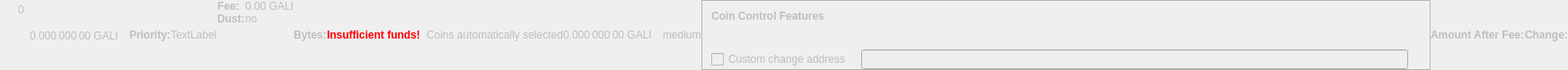
    <widget class="QWidget" name="dummyHideWidget" native="true">
     <property name="enabled">
      <bool>false</bool>
     </property>
     <property name="maximumSize">
      <size>
       <width>100</width>
       <height>22</height>
      </size>
     </property>
     <layout class="QHBoxLayout" name="dummyHideLayout">
      <property name="spacing">
       <number>0</number>
      </property>
      <property name="margin">
       <number>0</number>
      </property>
      <item>
       <layout class="QFormLayout" name="formLayoutCoinControl1">
        <property name="horizontalSpacing">
         <number>10</number>
        </property>
        <property name="verticalSpacing">
         <number>14</number>
        </property>
        <property name="leftMargin">
         <number>10</number>
        </property>
        <property name="topMargin">
         <number>4</number>
        </property>
        <property name="rightMargin">
         <number>6</number>
        </property>
        <item row="0" column="1">
         <widget class="QLabel" name="labelCoinControlBytes">
          <property name="cursor">
           <cursorShape>IBeamCursor</cursorShape>
          </property>
          <property name="contextMenuPolicy">
           <enum>Qt::ActionsContextMenu</enum>
          </property>
          <property name="text">
           <string notr="true">0</string>
          </property>
          <property name="textInteractionFlags">
           <set>Qt::LinksAccessibleByMouse|Qt::TextSelectableByKeyboard|Qt::TextSelectableByMouse</set>
          </property>
         </widget>
        </item>
       </layout>
      </item>
      <item>
       <widget class="QLabel" name="labelCoinControlAfterFee">
        <property name="enabled">
         <bool>false</bool>
        </property>
        <property name="sizePolicy">
         <sizepolicy hsizetype="Fixed" vsizetype="Fixed">
          <horstretch>0</horstretch>
          <verstretch>0</verstretch>
         </sizepolicy>
        </property>
        <property name="minimumSize">
         <size>
          <width>111</width>
          <height>12</height>
         </size>
        </property>
        <property name="maximumSize">
         <size>
          <width>111</width>
          <height>12</height>
         </size>
        </property>
        <property name="cursor">
         <cursorShape>IBeamCursor</cursorShape>
        </property>
        <property name="contextMenuPolicy">
         <enum>Qt::ActionsContextMenu</enum>
        </property>
        <property name="text">
         <string notr="true">0.000 000 00 GALI</string>
        </property>
        <property name="textInteractionFlags">
         <set>Qt::LinksAccessibleByMouse|Qt::TextSelectableByKeyboard|Qt::TextSelectableByMouse</set>
        </property>
       </widget>
      </item>
      <item>
       <widget class="QLabel" name="labelCoinControlPriorityText">
        <property name="enabled">
         <bool>false</bool>
        </property>
        <property name="font">
         <font>
          <weight>75</weight>
          <bold>true</bold>
         </font>
        </property>
        <property name="text">
         <string>Priority:</string>
        </property>
       </widget>
      </item>
      <item>
       <layout class="QHBoxLayout" name="horizontalLayout">
        <item>
         <widget class="QLabel" name="WarningLabel">
          <property name="text">
           <string>TextLabel</string>
          </property>
         </widget>
        </item>
       </layout>
      </item>
      <item>
       <layout class="QFormLayout" name="formLayoutCoinControl3">
        <property name="horizontalSpacing">
         <number>0</number>
        </property>
        <property name="verticalSpacing">
         <number>0</number>
        </property>
        <property name="leftMargin">
         <number>0</number>
        </property>
        <property name="topMargin">
         <number>0</number>
        </property>
        <property name="rightMargin">
         <number>0</number>
        </property>
        <item row="0" column="0">
         <widget class="QLabel" name="labelCoinControlFeeText">
          <property name="enabled">
           <bool>false</bool>
          </property>
          <property name="font">
           <font>
            <weight>75</weight>
            <bold>true</bold>
           </font>
          </property>
          <property name="text">
           <string>Fee:</string>
          </property>
          <property name="margin">
           <number>0</number>
          </property>
         </widget>
        </item>
        <item row="0" column="1">
         <widget class="QLabel" name="labelCoinControlFee">
          <property name="enabled">
           <bool>false</bool>
          </property>
          <property name="cursor">
           <cursorShape>IBeamCursor</cursorShape>
          </property>
          <property name="contextMenuPolicy">
           <enum>Qt::ActionsContextMenu</enum>
          </property>
          <property name="text">
           <string notr="true">0.00 GALI</string>
          </property>
          <property name="textInteractionFlags">
           <set>Qt::LinksAccessibleByMouse|Qt::TextSelectableByKeyboard|Qt::TextSelectableByMouse</set>
          </property>
         </widget>
        </item>
        <item row="1" column="0">
         <widget class="QLabel" name="labelCoinControlLowOutputText">
          <property name="enabled">
           <bool>false</bool>
          </property>
          <property name="font">
           <font>
            <weight>75</weight>
            <bold>true</bold>
           </font>
          </property>
          <property name="text">
           <string>Dust:</string>
          </property>
         </widget>
        </item>
        <item row="1" column="1">
         <widget class="QLabel" name="labelCoinControlLowOutput">
          <property name="enabled">
           <bool>false</bool>
          </property>
          <property name="cursor">
           <cursorShape>IBeamCursor</cursorShape>
          </property>
          <property name="contextMenuPolicy">
           <enum>Qt::ActionsContextMenu</enum>
          </property>
          <property name="text">
           <string>no</string>
          </property>
          <property name="textInteractionFlags">
           <set>Qt::LinksAccessibleByMouse|Qt::TextSelectableByKeyboard|Qt::TextSelectableByMouse</set>
          </property>
         </widget>
        </item>
       </layout>
      </item>
      <item>
       <widget class="QLabel" name="labelCoinControlBytesText">
        <property name="enabled">
         <bool>false</bool>
        </property>
        <property name="font">
         <font>
          <weight>75</weight>
          <bold>true</bold>
         </font>
        </property>
        <property name="text">
         <string>Bytes:</string>
        </property>
       </widget>
      </item>
      <item>
       <layout class="QFormLayout" name="formLayoutCoinControl2">
        <property name="horizontalSpacing">
         <number>0</number>
        </property>
        <property name="verticalSpacing">
         <number>0</number>
        </property>
        <property name="leftMargin">
         <number>0</number>
        </property>
        <property name="topMargin">
         <number>0</number>
        </property>
        <property name="rightMargin">
         <number>0</number>
        </property>
       </layout>
      </item>
      <item>
       <layout class="QHBoxLayout" name="horizontalLayoutCoinControl2">
        <property name="spacing">
         <number>0</number>
        </property>
        <property name="bottomMargin">
         <number>0</number>
        </property>
       </layout>
      </item>
      <item>
       <widget class="QLabel" name="labelCoinControlInsuffFunds">
        <property name="enabled">
         <bool>false</bool>
        </property>
        <property name="minimumSize">
         <size>
          <width>0</width>
          <height>0</height>
         </size>
        </property>
        <property name="font">
         <font>
          <weight>75</weight>
          <bold>true</bold>
         </font>
        </property>
        <property name="styleSheet">
         <string notr="true">color:red;font-weight:bold;</string>
        </property>
        <property name="text">
         <string>Insufficient funds!</string>
        </property>
        <property name="margin">
         <number>5</number>
        </property>
       </widget>
      </item>
      <item>
       <layout class="QFormLayout" name="formLayoutCoinControl4">
        <property name="horizontalSpacing">
         <number>0</number>
        </property>
        <property name="verticalSpacing">
         <number>0</number>
        </property>
        <property name="leftMargin">
         <number>0</number>
        </property>
        <property name="topMargin">
         <number>0</number>
        </property>
        <property name="rightMargin">
         <number>0</number>
        </property>
       </layout>
      </item>
      <item>
       <widget class="QLabel" name="labelCoinControlChangeLabel">
        <property name="enabled">
         <bool>false</bool>
        </property>
        <property name="sizePolicy">
         <sizepolicy hsizetype="Preferred" vsizetype="Expanding">
          <horstretch>0</horstretch>
          <verstretch>0</verstretch>
         </sizepolicy>
        </property>
        <property name="minimumSize">
         <size>
          <width>0</width>
          <height>0</height>
         </size>
        </property>
        <property name="text">
         <string/>
        </property>
        <property name="margin">
         <number>3</number>
        </property>
       </widget>
      </item>
      <item>
       <widget class="QLabel" name="labelCoinControlAutomaticallySelected">
        <property name="enabled">
         <bool>false</bool>
        </property>
        <property name="sizePolicy">
         <sizepolicy hsizetype="Fixed" vsizetype="Fixed">
          <horstretch>0</horstretch>
          <verstretch>0</verstretch>
         </sizepolicy>
        </property>
        <property name="minimumSize">
         <size>
          <width>0</width>
          <height>0</height>
         </size>
        </property>
        <property name="maximumSize">
         <size>
          <width>240</width>
          <height>16777215</height>
         </size>
        </property>
        <property name="text">
         <string>Coins automatically selected</string>
        </property>
        <property name="margin">
         <number>5</number>
        </property>
       </widget>
      </item>
      <item>
       <widget class="QLabel" name="labelCoinControlChange">
        <property name="enabled">
         <bool>false</bool>
        </property>
        <property name="sizePolicy">
         <sizepolicy hsizetype="Fixed" vsizetype="Fixed">
          <horstretch>0</horstretch>
          <verstretch>0</verstretch>
         </sizepolicy>
        </property>
        <property name="minimumSize">
         <size>
          <width>111</width>
          <height>0</height>
         </size>
        </property>
        <property name="maximumSize">
         <size>
          <width>111</width>
          <height>16777215</height>
         </size>
        </property>
        <property name="cursor">
         <cursorShape>IBeamCursor</cursorShape>
        </property>
        <property name="contextMenuPolicy">
         <enum>Qt::ActionsContextMenu</enum>
        </property>
        <property name="text">
         <string notr="true">0.000 000 00 GALI</string>
        </property>
        <property name="textInteractionFlags">
         <set>Qt::LinksAccessibleByMouse|Qt::TextSelectableByKeyboard|Qt::TextSelectableByMouse</set>
        </property>
       </widget>
      </item>
      <item>
       <widget class="QLabel" name="labelCoinControlPriority">
        <property name="enabled">
         <bool>false</bool>
        </property>
        <property name="cursor">
         <cursorShape>IBeamCursor</cursorShape>
        </property>
        <property name="contextMenuPolicy">
         <enum>Qt::ActionsContextMenu</enum>
        </property>
        <property name="text">
         <string>medium</string>
        </property>
        <property name="textInteractionFlags">
         <set>Qt::LinksAccessibleByMouse|Qt::TextSelectableByKeyboard|Qt::TextSelectableByMouse</set>
        </property>
       </widget>
      </item>
      <item>
       <widget class="QFrame" name="frameCoinControl">
        <property name="sizePolicy">
         <sizepolicy hsizetype="Expanding" vsizetype="Expanding">
          <horstretch>0</horstretch>
          <verstretch>0</verstretch>
         </sizepolicy>
        </property>
        <property name="maximumSize">
         <size>
          <width>16777215</width>
          <height>16777215</height>
         </size>
        </property>
        <property name="frameShape">
         <enum>QFrame::StyledPanel</enum>
        </property>
        <property name="frameShadow">
         <enum>QFrame::Sunken</enum>
        </property>
        <layout class="QVBoxLayout" name="verticalLayoutCoinControl2_2">
         <property name="spacing">
          <number>0</number>
         </property>
         <property name="margin">
          <number>0</number>
         </property>
         <item>
          <layout class="QVBoxLayout" name="verticalLayoutCoinControl" stretch="0,0,0,1">
           <property name="spacing">
            <number>0</number>
           </property>
           <property name="leftMargin">
            <number>10</number>
           </property>
           <property name="topMargin">
            <number>10</number>
           </property>
           <item>
            <layout class="QHBoxLayout" name="horizontalLayoutCoinControl1">
             <property name="bottomMargin">
              <number>15</number>
             </property>
             <item>
              <widget class="QLabel" name="labelCoinControlFeatures">
               <property name="enabled">
                <bool>false</bool>
               </property>
               <property name="sizePolicy">
                <sizepolicy hsizetype="Preferred" vsizetype="Maximum">
                 <horstretch>0</horstretch>
                 <verstretch>0</verstretch>
                </sizepolicy>
               </property>
               <property name="font">
                <font>
                 <weight>75</weight>
                 <bold>true</bold>
                </font>
               </property>
               <property name="styleSheet">
                <string notr="true">font-weight:bold;</string>
               </property>
               <property name="text">
                <string>Coin Control Features</string>
               </property>
              </widget>
             </item>
            </layout>
           </item>
           <item>
            <widget class="QWidget" name="widgetCoinControl" native="true">
             <property name="sizePolicy">
              <sizepolicy hsizetype="Preferred" vsizetype="Preferred">
               <horstretch>0</horstretch>
               <verstretch>0</verstretch>
              </sizepolicy>
             </property>
             <property name="minimumSize">
              <size>
               <width>0</width>
               <height>0</height>
              </size>
             </property>
             <property name="styleSheet">
              <string notr="true"/>
             </property>
             <layout class="QHBoxLayout" name="horizontalLayoutCoinControl5_2">
              <property name="margin">
               <number>0</number>
              </property>
              <item>
               <layout class="QHBoxLayout" name="horizontalLayoutCoinControl3">
                <property name="spacing">
                 <number>20</number>
                </property>
                <property name="topMargin">
                 <number>0</number>
                </property>
                <property name="bottomMargin">
                 <number>10</number>
                </property>
               </layout>
              </item>
             </layout>
            </widget>
           </item>
           <item>
            <layout class="QHBoxLayout" name="horizontalLayoutCoinControl4" stretch="0,0,0">
             <property name="spacing">
              <number>12</number>
             </property>
             <property name="sizeConstraint">
              <enum>QLayout::SetDefaultConstraint</enum>
             </property>
             <property name="topMargin">
              <number>5</number>
             </property>
             <property name="rightMargin">
              <number>5</number>
             </property>
             <item>
              <widget class="QCheckBox" name="checkBoxCoinControlChange">
               <property name="enabled">
                <bool>false</bool>
               </property>
               <property name="toolTip">
                <string>If this is activated, but the change address is empty or invalid, change will be sent to a newly generated address.</string>
               </property>
               <property name="text">
                <string>Custom change address</string>
               </property>
              </widget>
             </item>
             <item>
              <widget class="QValidatedLineEdit" name="lineEditCoinControlChange">
               <property name="enabled">
                <bool>false</bool>
               </property>
               <property name="sizePolicy">
                <sizepolicy hsizetype="Expanding" vsizetype="Fixed">
                 <horstretch>0</horstretch>
                 <verstretch>0</verstretch>
                </sizepolicy>
               </property>
              </widget>
             </item>
             <item>
              <widget class="QLabel" name="labelCoinControlChangeLabel_2">
               <property name="sizePolicy">
                <sizepolicy hsizetype="Preferred" vsizetype="Expanding">
                 <horstretch>0</horstretch>
                 <verstretch>0</verstretch>
                </sizepolicy>
               </property>
               <property name="minimumSize">
                <size>
                 <width>0</width>
                 <height>0</height>
                </size>
               </property>
               <property name="text">
                <string/>
               </property>
               <property name="margin">
                <number>3</number>
               </property>
              </widget>
             </item>
            </layout>
           </item>
           <item>
            <spacer name="verticalSpacerCoinControl">
             <property name="orientation">
              <enum>Qt::Vertical</enum>
             </property>
             <property name="sizeHint" stdset="0">
              <size>
               <width>800</width>
               <height>1</height>
              </size>
             </property>
            </spacer>
           </item>
          </layout>
         </item>
        </layout>
       </widget>
      </item>
      <item>
       <widget class="QLabel" name="labelCoinControlAfterFeeText">
        <property name="enabled">
         <bool>false</bool>
        </property>
        <property name="minimumSize">
         <size>
          <width>0</width>
          <height>0</height>
         </size>
        </property>
        <property name="maximumSize">
         <size>
          <width>16777215</width>
          <height>16777215</height>
         </size>
        </property>
        <property name="font">
         <font>
          <weight>75</weight>
          <bold>true</bold>
         </font>
        </property>
        <property name="text">
         <string>Amount After Fee:</string>
        </property>
        <property name="alignment">
         <set>Qt::AlignLeading|Qt::AlignLeft|Qt::AlignVCenter</set>
        </property>
        <property name="margin">
         <number>0</number>
        </property>
       </widget>
      </item>
      <item>
       <widget class="QLabel" name="labelCoinControlChangeText">
        <property name="enabled">
         <bool>false</bool>
        </property>
        <property name="sizePolicy">
         <sizepolicy hsizetype="Preferred" vsizetype="Preferred">
          <horstretch>0</horstretch>
          <verstretch>0</verstretch>
         </sizepolicy>
        </property>
        <property name="minimumSize">
         <size>
          <width>0</width>
          <height>0</height>
         </size>
        </property>
        <property name="maximumSize">
         <size>
          <width>16777215</width>
          <height>16777215</height>
         </size>
        </property>
        <property name="font">
         <font>
          <weight>75</weight>
          <bold>true</bold>
         </font>
        </property>
        <property name="text">
         <string>Change:</string>
        </property>
        <property name="alignment">
         <set>Qt::AlignLeading|Qt::AlignLeft|Qt::AlignVCenter</set>
        </property>
       </widget>
      </item>
     </layout>
    </widget>
